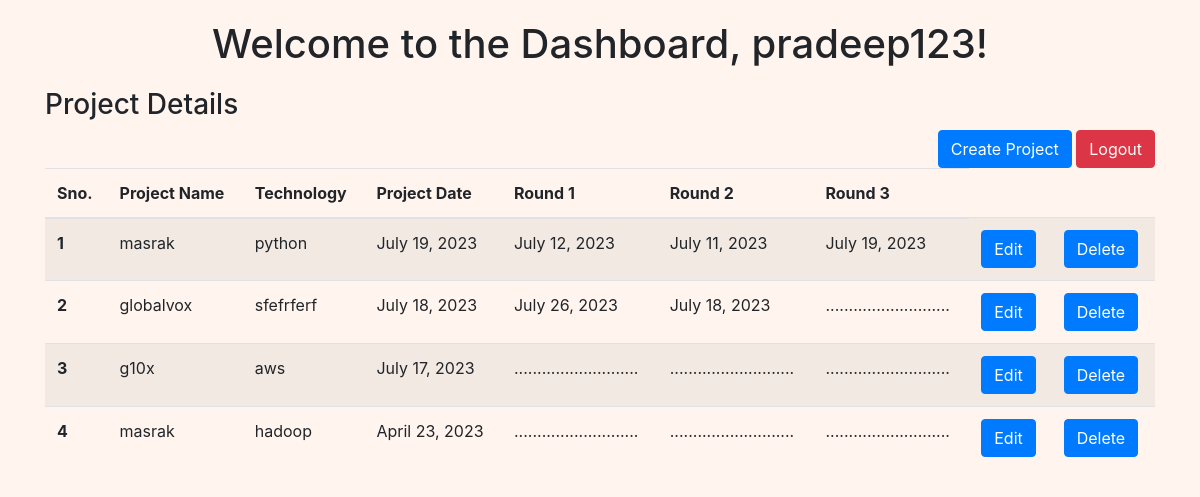
The page /dashboard/ (signed in) on the database its author committed.
### app/models.py (models this page shows, shortened)
class Project(models.Model):
    project_name = models.CharField(max_length=256)
    date = models.DateField(default='',blank=True)
    technology = models.CharField(max_length=256, blank=True)
    resume_shared = models.BooleanField(default=False)
    edited_by = models.ForeignKey(BDE_User,on_delete=models.SET_NULL,null=True)

class Round1(models.Model):
    project = models.ForeignKey(Project, on_delete=models.CASCADE)
    date = models.DateField(blank=True,null=True,default=None)
    screenshot_shared = models.ImageField(upload_to='screenshots/', blank=True, null=True)
    our_review = models.TextField(default='')
    client_review = models.TextField(default='')
    edited_by = models.ForeignKey(BDE_User,on_delete=models.SET_NULL,null=True)

class Round2(models.Model):
    project = models.ForeignKey(Project, on_delete=models.CASCADE)
    date = models.DateField(blank=True,null=True,default=None)
    screenshot_shared = models.ImageField(upload_to='screenshots/', blank=True, null=True)
    our_review = models.TextField(default='')
    client_review = models.TextField(default='')
    edited_by = models.ForeignKey(BDE_User,on_delete=models.SET_NULL,null=True)

class Round3(models.Model):
    project = models.ForeignKey(Project, on_delete=models.CASCADE)
    date = models.DateField(blank=True,null=True,default=None)
    screenshot_shared = models.ImageField(upload_to='screenshots/', blank=True, null=True)
    our_review = models.TextField(default='')
    client_review = models.TextField(default='')
    edited_by = models.ForeignKey(BDE_User,on_delete=models.SET_NULL,null=True)

### app/middlewares.py (the view)
    def middleware(request):
        returnUrl = ''
        if not request.session.get('user'):
            return redirect('login')
        response = get_response(request)
        return response

### app/templates/dashboard.html (shortened to what this page needs)
<!DOCTYPE html>
{% load static %}
<html>
<head>
    <link rel="stylesheet" href="https://stackpath.bootstrapcdn.com/bootstrap/4.5.2/css/bootstrap.min.css">
</head>
<body bgcolour ="cyan">
    <div class="dashboard-container">
        <h1 class="dashboard-title">Welcome to the Dashboard, {{ request.session.user }}! </h1>
    </div>
    <div class="container">
        <h3 class="inline" >Project Details</h3>
        <div class="float-right">
            <a  class="btn btn-primary" href="{% url 'project'  %}" >Create Project</a>
            <a class="btn btn-danger" href="{% url 'login' %}">Logout<a/>
        </div>
        <table class="table table-striped">
            <thead>
                <tr>
                    <th scope="col">Sno.</th>
                    <th scope="col">Project Name</th>
                    <th scope="col">Technology</th>
                    <th scope="col">Project Date</th>
                    <th scope="col">Round 1  </th>
                    <th scope="col">Round 2  </th>
                    <th scope="col">Round 3  </th>
                </tr>
            </thead>
            <tbody>
                {% for data in all_data %}
                <tr>
                    <th scope="row">{{forloop.counter}}</th>
                    <td>{{ data.project_name }}</td>
                    <td>{{ data.technology }}</td>
                    <td>{{ data.project_date }}</td>
                    <td>{{ data.round1_date|default:'...........................' }}</td>
                    <td>{{ data.round2_date|default:'...........................'}}</td>
                    <td>{{ data.round3_date|default:'...........................'}}</td>
                    <td>
                        <a class="btn btn-primary" href="{% url 'edit_project' data.project_id %}">Edit</a>
                    </td>
                    <td>
                            <a class="btn btn-primary" value="Delete" onclick="return confirm('Are you sure you want to delete this project?')" href="{% url 'delete' data.project_id %}">Delete</a>
                    </td>
                </tr>
                {% endfor %}
            </tbody>
        </table>
    </div>
</body>
</html>

### app/templates/dashboard.html (style rules this page uses)
body { padding: 20px; background-color:seashell; }
.table { margin-top: 20px; }
h1 { margin-bottom: 20px; text-align: center; }

### rows shown on the page
Project: project_name "masrak", technology "python", project_date "July 19, 2023"
Round1: round1_date "July 12, 2023"
Round2: round2_date "July 11, 2023"
Round3: round3_date "July 19, 2023"
Project: project_name "globalvox", technology "sfefrferf", project_date "July 18, 2023"
Round1: round1_date "July 26, 2023"
Round2: round2_date "July 18, 2023"
Project: project_name "g10x", technology "aws", project_date "July 17, 2023"
Project: project_name "masrak", technology "hadoop", project_date "April 23, 2023"

### other values the page prints
{{ request.session.user }} "pradeep123"
{{ data.round3_date|default:'...........................' }} "..........................." "..........................." "..........................."
{{ data.round1_date|default:'...........................' }} "..........................." "..........................."
{{ data.round2_date|default:'...........................' }} "..........................." "..........................."
